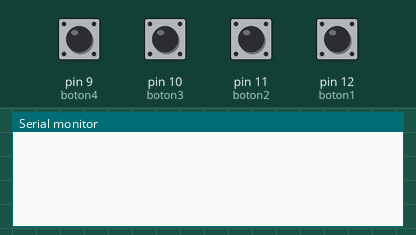
A sketch run on a simulated Arduino Uno, built with avr-gcc and run on an emulated ATmega328P. On the bench: the last lines printed to the serial monitor. Inputs (shaded band) come from the test bench; at power-on: pin 9 (boton4), pin 10 (boton3), pin 11 (boton2), pin 12 (boton1) HIGH.

Above: at 1.2 s.
1.3 s: pin 9 (boton4) pulled LOW for 0.15 s
At 2.6 s:
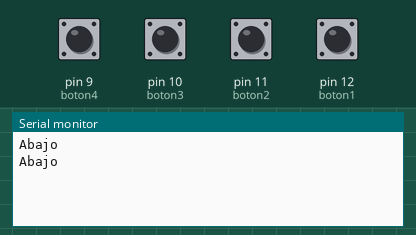
2.9 s: pin 10 (boton3) pulled LOW for 0.15 s
At 3.8 s:
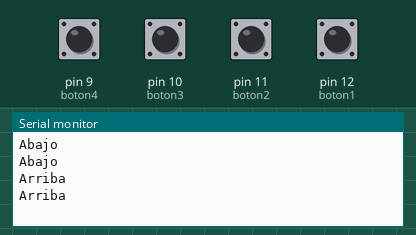
4.5 s: pin 11 (boton2) pulled LOW for 0.15 s
At 5.1 s:
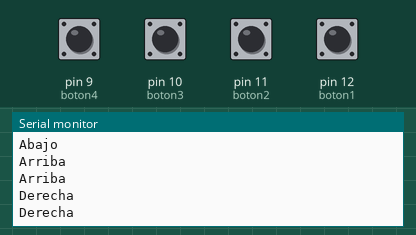
6.1 s: pin 12 (boton1) pulled LOW for 0.15 s
At 7.5 s:
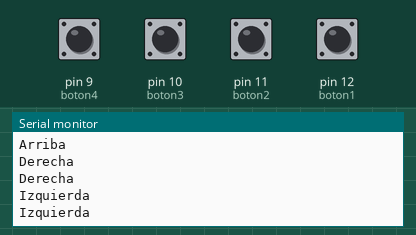

Measured:
- after the input at 1.3 s, the serial monitor: prints a new line at once (image 1)
- after the input at 2.9 s, the serial monitor: prints a new line at once (image 2)
- after the input at 4.5 s, the serial monitor: prints a new line at once (image 3)
- after the input at 6.1 s, the serial monitor: prints a new line at once (image 4)

The sketch:

Botones.ino
```cpp
// Definir los pines de los botones
const int boton1 = 12;
const int boton2 = 11;
const int boton3 = 10;
const int boton4 = 9;


void setup() {
  // Configurar los pines como entradas
  pinMode(boton1, INPUT_PULLUP);
  pinMode(boton2, INPUT_PULLUP);
  pinMode(boton3, INPUT_PULLUP);
  pinMode(boton4, INPUT_PULLUP);

  // Iniciar la comunicación serial
  Serial.begin(9600);
}

void loop() {
  // Leer el estado de los botones
  int estadoBoton1 = digitalRead(boton1);
  int estadoBoton2 = digitalRead(boton2);
  int estadoBoton3 = digitalRead(boton3);
  int estadoBoton4 = digitalRead(boton4);

  // Si el botón 1 se ha presionado, enviar una señal
  if (estadoBoton1 == LOW) {
    Serial.println("Izquierda");
  }

  // Si el botón 2 se ha presionado, enviar una señal
  if (estadoBoton2 == LOW) {
    Serial.println("Derecha");
  }

  // Si el botón 3 se ha presionado, enviar una señal
  if (estadoBoton3 == LOW) {
    Serial.println("Arriba");
  }

  // Si el botón 4 se ha presionado, enviar una señal
  if (estadoBoton4 == LOW) {
    Serial.println("Abajo");
  }

  // Esperar un corto periodo de tiempo antes de volver a leer los botones
  delay(100);
}
```
